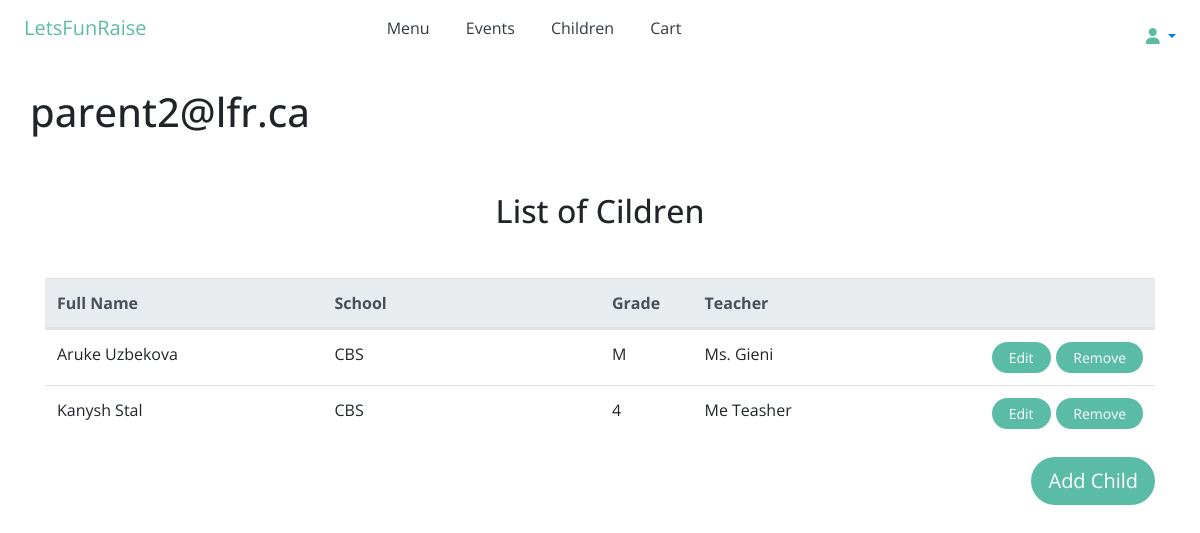
Screenshot of /children/ (signed in) with the database file from the repository.
### accounts/models.py (models this page shows, shortened)
class User(AbstractBaseUser):
    email       = models.EmailField(max_length=255, unique=True)
    active      = models.BooleanField(default=True) # can login
    parent      = models.BooleanField(default=False) # parent user
    school      = models.BooleanField(default=False) # school admin user
    vendor      = models.BooleanField(default=False) # vendor user
    staff       = models.BooleanField(default=False) # staff user non superuser
    admin       = models.BooleanField(default=False) # superuser
    timestamp   = models.DateTimeField(auto_now_add=True)
    USERNAME_FIELD = 'email'#username
    REQUIRED_FIELDS = ['parent', 'school', 'vendor' ]
    objects = UserManager()
    def __str__(self):
        return self.email
    @property
    def is_parent(self):
        return self.parent
    @property
    def is_active(self):
        return self.active

### parent/models.py (models this page shows, shortened)
class Kid(models.Model):
    user = models.ForeignKey(User, on_delete=models.CASCADE)
    first_name =  models.CharField(max_length=120)
    slug = slug = models.SlugField(unique=True)
    last_name =  models.CharField(max_length=120)
    province = models.CharField(choices=PROVINCE_CHOICES, max_length=2, default='AB')
    city = models.CharField(max_length=120)
    school =  models.CharField(max_length=120)
    grade = models.CharField(max_length=120)
    teacher = models.CharField(max_length=120)
    def get_absolute_url(self):
        return f"/children/{self.slug}"
    def get_edit_url(self):
        return f"{self.get_absolute_url()}/edit"
    def get_delete_url(self):
        return f"{self.get_absolute_url()}/delete"

### parent/views.py (the view)
# urls.py: path('children/', kid_list_view, name='kidlist'),
def kid_list_view(request):
    if request.user.is_parent:
        qs = Kid.objects.filter(user=request.user)
    elif request.user.is_school:
        qs = Kid.objects.all()
    template_name = 'children/kid_list.html'
    context = {'object_list': qs}
    return render(request, template_name, context)

### parent/templates/children/kid_list.html
{% extends 'base.html' %}
{% block content %}
<div class="container">
   <div class="row">
      <h1>{{user}}</h1>
      <div class="col-md-12 mb-4">
         <div class="table-responsive text-nowrap">
            <h2 class="my-5 h2 text-center">List of Cildren</h2>
            <table class="table text-left">
               <thead class="thead-light">
                  <tr class='d-flex'>
                     <th class="col-3">Full Name</th>
                     <th class="col-3">School</th>
                     <th class="col-1">Grade</th>
                     <th class="col-3">Teacher</th>
                     <th class="col-1"></th>
                     <th class="col-1"></th>
                  </tr>
               </thead>
               <tbody>
               {% for object in object_list %}
                  <tr class='d-flex'>
                     <td class="col-3">{{ object.first_name }} {{ object.last_name }} </td>
                     <td class="col-3">{{ object.school }}</td>
                     <td class="col-1">{{ object.grade }}</td>
                     <td class="col-3">{{ object.teacher }}</td>
                     <td class="col-1"><a class="btn btn-sm rounded-pill float-right px-3" href="{{ object.get_edit_url }}" role="button">Edit</a></td>
                     <td class="col-1"><a class="btn btn-sm rounded-pill float-right px-3" href="{{ object.get_delete_url }}" role="button">Remove</td>
                  </tr>
               {% endfor %}
               </tbody>
            </table>
         </div>
         {% if user.is_parent %}
         <a class="btn btn-lg rounded-pill float-right mb-5" href=" /children-new/" role="button">Add Child</a>
         {% endif %}
      </div>
   </div>
</div>
{% endblock content %}

### static/css/main.css (style rules this page uses)
body { font-family: Open Sans, sans-serif; }
.btn { background-color: #5ABBA6; color: white; }

### rows the page displays
User: email "parent2@lfr.ca"
Kid: first_name "Aruke", last_name "Uzbekova", school "CBS", grade "M", teacher "Ms. Gieni"
Kid: first_name "Kanysh", last_name "Stal", school "CBS", grade "4", teacher "Me Teasher"
